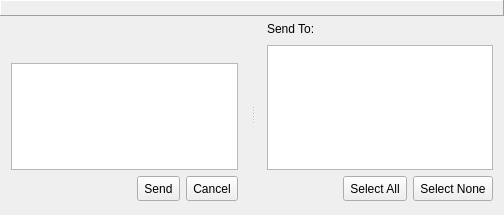
<?xml version="1.0" encoding="UTF-8"?>
<ui version="4.0">
 <class>BroadcastWindow</class>
 <widget class="QWidget" name="BroadcastWindow">
  <property name="geometry">
   <rect>
    <x>0</x>
    <y>0</y>
    <width>504</width>
    <height>215</height>
   </rect>
  </property>
  <property name="windowTitle">
   <string>Form</string>
  </property>
  <layout class="QVBoxLayout" name="verticalLayout_3">
   <property name="spacing">
    <number>0</number>
   </property>
   <property name="leftMargin">
    <number>0</number>
   </property>
   <property name="topMargin">
    <number>0</number>
   </property>
   <property name="rightMargin">
    <number>0</number>
   </property>
   <property name="bottomMargin">
    <number>3</number>
   </property>
   <item>
    <widget class="QLabel" name="labelInfo">
     <property name="autoFillBackground">
      <bool>true</bool>
     </property>
     <property name="frameShape">
      <enum>QFrame::Panel</enum>
     </property>
     <property name="frameShadow">
      <enum>QFrame::Raised</enum>
     </property>
     <property name="alignment">
      <set>Qt::AlignCenter</set>
     </property>
    </widget>
   </item>
   <item>
    <widget class="QSplitter" name="splitter">
     <property name="sizePolicy">
      <sizepolicy hsizetype="Expanding" vsizetype="Expanding">
       <horstretch>0</horstretch>
       <verstretch>0</verstretch>
      </sizepolicy>
     </property>
     <property name="orientation">
      <enum>Qt::Horizontal</enum>
     </property>
     <property name="handleWidth">
      <number>7</number>
     </property>
     <property name="childrenCollapsible">
      <bool>false</bool>
     </property>
     <widget class="QWidget" name="widgetLeft" native="true">
      <layout class="QGridLayout" name="gridLayout">
       <property name="topMargin">
        <number>1</number>
       </property>
       <item row="2" column="2">
        <widget class="ThemedButton" name="buttonCancel">
         <property name="minimumSize">
          <size>
           <width>0</width>
           <height>25</height>
          </size>
         </property>
         <property name="text">
          <string>Cancel</string>
         </property>
        </widget>
       </item>
       <item row="2" column="1">
        <widget class="ThemedButton" name="buttonSend">
         <property name="minimumSize">
          <size>
           <width>0</width>
           <height>25</height>
          </size>
         </property>
         <property name="text">
          <string>Send</string>
         </property>
        </widget>
       </item>
       <item row="1" column="0" colspan="3">
        <widget class="QTextEdit" name="textBoxMessage">
         <property name="sizePolicy">
          <sizepolicy hsizetype="Expanding" vsizetype="Expanding">
           <horstretch>4</horstretch>
           <verstretch>0</verstretch>
          </sizepolicy>
         </property>
         <property name="minimumSize">
          <size>
           <width>175</width>
           <height>0</height>
          </size>
         </property>
         <property name="tabChangesFocus">
          <bool>true</bool>
         </property>
         <property name="acceptRichText">
          <bool>false</bool>
         </property>
        </widget>
       </item>
       <item row="0" column="0" colspan="3">
        <widget class="QWidget" name="toolBarWidget" native="true">
         <property name="minimumSize">
          <size>
           <width>0</width>
           <height>40</height>
          </size>
         </property>
         <property name="maximumSize">
          <size>
           <width>16777215</width>
           <height>40</height>
          </size>
         </property>
         <layout class="QHBoxLayout" name="toolBarLayout">
          <property name="spacing">
           <number>0</number>
          </property>
          <property name="leftMargin">
           <number>0</number>
          </property>
          <property name="topMargin">
           <number>0</number>
          </property>
          <property name="rightMargin">
           <number>0</number>
          </property>
          <property name="bottomMargin">
           <number>0</number>
          </property>
         </layout>
        </widget>
       </item>
      </layout>
     </widget>
     <widget class="QWidget" name="widgetRight" native="true">
      <layout class="QGridLayout" name="gridLayout_2">
       <property name="topMargin">
        <number>3</number>
       </property>
       <item row="3" column="2">
        <widget class="ThemedButton" name="buttonSelectNone">
         <property name="minimumSize">
          <size>
           <width>0</width>
           <height>25</height>
          </size>
         </property>
         <property name="text">
          <string>Select None</string>
         </property>
        </widget>
       </item>
       <item row="3" column="1">
        <widget class="ThemedButton" name="buttonSelectAll">
         <property name="minimumSize">
          <size>
           <width>0</width>
           <height>25</height>
          </size>
         </property>
         <property name="text">
          <string>Select All</string>
         </property>
        </widget>
       </item>
       <item row="1" column="0" colspan="3">
        <widget class="lmcUserTreeWidget" name="treeWidgetUserList">
         <property name="sizePolicy">
          <sizepolicy hsizetype="Preferred" vsizetype="Expanding">
           <horstretch>0</horstretch>
           <verstretch>0</verstretch>
          </sizepolicy>
         </property>
         <property name="minimumSize">
          <size>
           <width>100</width>
           <height>0</height>
          </size>
         </property>
         <property name="horizontalScrollBarPolicy">
          <enum>Qt::ScrollBarAlwaysOff</enum>
         </property>
         <property name="indentation">
          <number>0</number>
         </property>
         <property name="animated">
          <bool>true</bool>
         </property>
         <property name="allColumnsShowFocus">
          <bool>true</bool>
         </property>
         <attribute name="headerVisible">
          <bool>false</bool>
         </attribute>
         <column>
          <property name="text">
           <string>Send To:</string>
          </property>
         </column>
        </widget>
       </item>
       <item row="0" column="0" colspan="3">
        <widget class="QLabel" name="labelSendTo">
         <property name="minimumSize">
          <size>
           <width>0</width>
           <height>20</height>
          </size>
         </property>
         <property name="text">
          <string>Send To:</string>
         </property>
        </widget>
       </item>
      </layout>
     </widget>
    </widget>
   </item>
  </layout>
 </widget>
 <layoutdefault spacing="6" margin="11"/>
 <customwidgets>
  <customwidget>
   <class>ThemedButton</class>
   <extends>QToolButton</extends>
   <header location="global">themedbutton.h</header>
  </customwidget>
  <customwidget>
   <class>lmcUserTreeWidget</class>
   <extends>QTreeWidget</extends>
   <header>usertreewidget.h</header>
  </customwidget>
 </customwidgets>
 <tabstops>
  <tabstop>textBoxMessage</tabstop>
  <tabstop>treeWidgetUserList</tabstop>
 </tabstops>
 <resources/>
 <connections/>
</ui>
